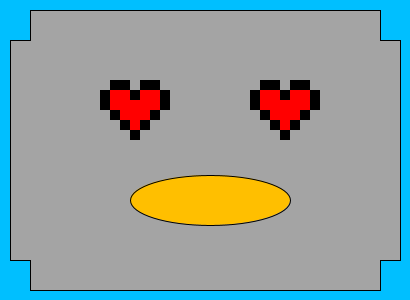
Frame 1 (no input)
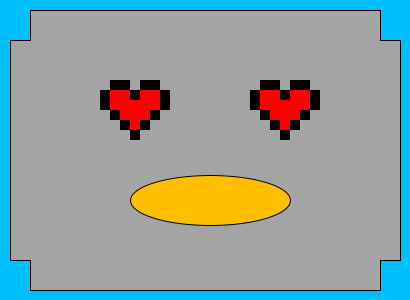
Frame 60 (the mouse pressed at the canvas centre just before this capture)
Frame 120 (the mouse held since frame 60 and released just before this capture): identical to frame 60, image omitted

The Processing sketch that drew these frames (run headless with seeded random() and noise(); from frame 60 on, the mouse is pressed at the canvas centre):

// Processing sketch: processing_116677
// ── processing_116677.pde

void setup(){
  size(410,300);
  background(#00BFFF);
}
void draw(){
  noStroke();
  
  fill(#A4A4A4); //cabeza!
  rect(30,10,350,280);
  rect(10,40,390,220);
  stroke(0);
  line(30,10,380,10);
  line(30,290,380,290);
  line(10,40,10,260);
  line(400,40,400,260);
  line(30,10,30,40);
  line(10,40,30,40);
  line(380,10,380,40);
  line(380,40,400,40);
  line(380,260,380,290);
  line(380,260,400,260);
  line(10,260,30,260);
  line(30,260,30,290);
  
  fill(#FFBF00); //pico!
  ellipse(210,200,160,50);
  
  noStroke();
  fill(0); //hojo!(parte negra) 1
  rect(100,90,70,20);
  rect(110,80,20,40);
  rect(140,80,20,40);
  rect(120,120,30,10);
  rect(130,130,10,10);
  fill(#FF0000);//parte roja!
  rect(110,90,20,20);
  rect(140,90,20,20);
  rect(120,100,30,20);
  rect(130,120,10,10);
  
  fill(0); //hojo!(parte negra) 2
  rect(250,90,70,20);
  rect(260,80,20,40);
  rect(290,80,20,40);
  rect(270,120,30,10);
  rect(280,130,10,10);
  fill(#FF0000);//parte roja!
  rect(260,90,20,20);
  rect(290,90,20,20);
  rect(270,100,30,20);
  rect(280,120,10,10);
  
}
